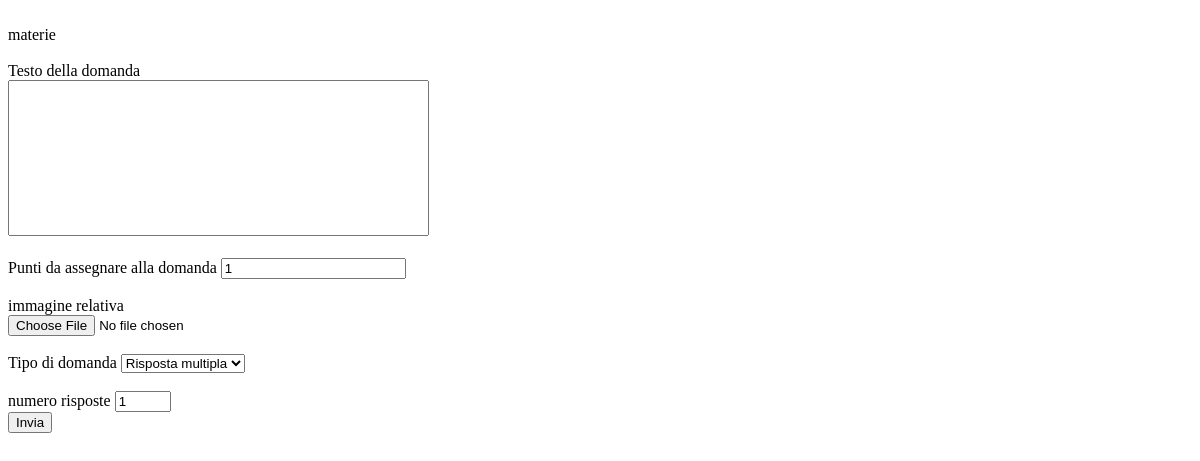
/TRM-PHP/docente/domande.php (signed in), run on an earlier commit of the app's database.
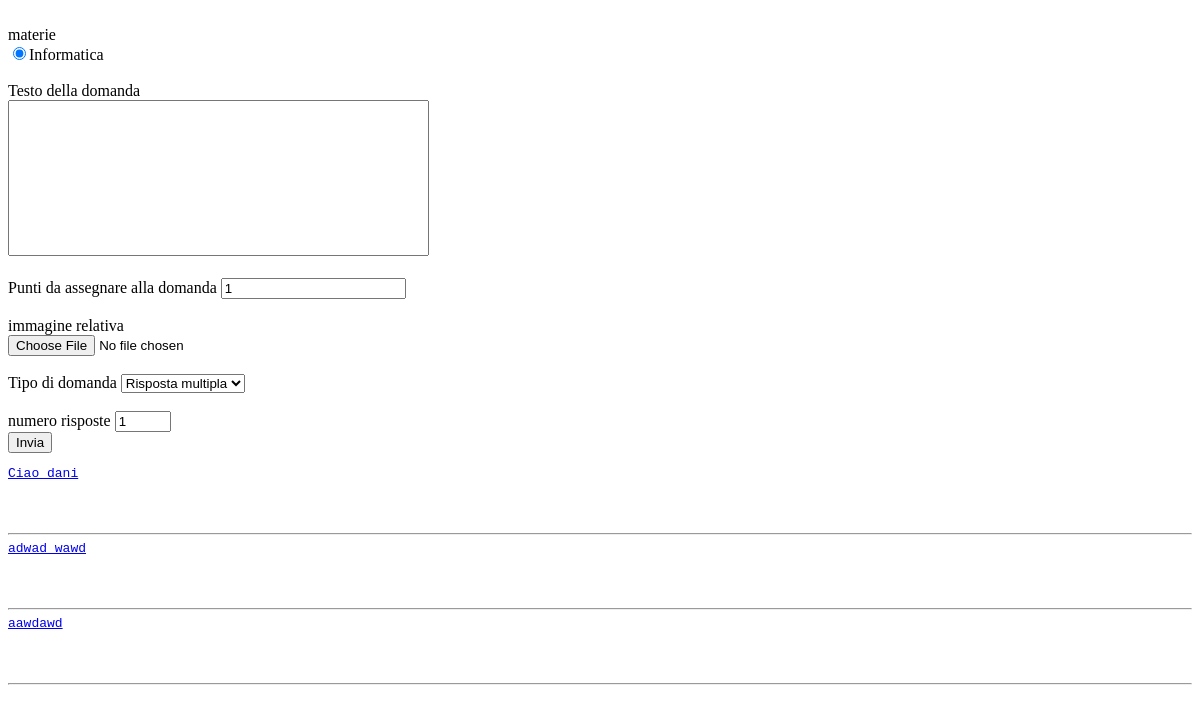
And on a later commit of the database.
### tables this page shows
CREATE TABLE `materie_docenti` (
  `id_docente` int(11) NOT NULL,
  `id_materia` varchar(50) NOT NULL,
  PRIMARY KEY (`id_docente`,`id_materia`),
  KEY `id_materia` (`id_materia`),
  CONSTRAINT `materie_docenti_ibfk_1` FOREIGN KEY (`id_docente`) REFERENCES `docenti` (`ID`),
  CONSTRAINT `materie_docenti_ibfk_2` FOREIGN KEY (`id_materia`) REFERENCES `materie` (`nome`)
);

CREATE TABLE `domande` (
  `ID` int(11) NOT NULL AUTO_INCREMENT,
  `testo` text NOT NULL,
  `img_url` varchar(50) DEFAULT NULL,
  `punteggio` int(11) DEFAULT 0,
  `tipo` int(11) DEFAULT NULL,
  `creatore` int(11) DEFAULT NULL,
  `materia` varchar(50) DEFAULT NULL,
  `precedente` int(11) DEFAULT NULL,
  PRIMARY KEY (`ID`),
  KEY `creatore` (`creatore`),
  KEY `materia` (`materia`),
  KEY `precedente` (`materia`),
  CONSTRAINT `domande_ibfk_1` FOREIGN KEY (`creatore`) REFERENCES `docenti` (`ID`),
  CONSTRAINT `domande_ibfk_2` FOREIGN KEY (`materia`) REFERENCES `materie` (`nome`),
  CONSTRAINT `domande_ibfk_3` FOREIGN KEY (`precedente`) REFERENCES `domande` (`ID`)
);

### TRM-PHP/docente/domande.php (the view, shortened to what this page needs)
<!DOCTYPE html>
<html lang="it">
<head>
	<link rel="stylesheet" href="../style/style.css">
</head>
<body>
	<form method="POST" action="risposte.php" enctype="multipart/form-data">
		<?php
		include "../DBConnection.php";
		$query = "SELECT * FROM materie_docenti WHERE id_docente={$_SESSION["user"]["ID"]};";
		$sql_result = mysqli_query($conn, $query);
		echo "<br>";
		echo "materie <br>";
		$num_rows = mysqli_num_rows($sql_result);
		if ($num_rows == 1) {
			$row = mysqli_fetch_assoc($sql_result);
			echo "<input type='radio' name='materia' value='{$row["id_materia"]}' required checked>{$row["id_materia"]}<br>";
		} else {
			for ($i = 0; $i < $num_rows; $i++) {
				$row = mysqli_fetch_assoc($sql_result);
				echo "<input type='radio' name='materia' value='{$row["id_materia"]}' required>{$row["id_materia"]}<br>";
			}
		}
		?>
		<br>
		Testo della domanda <br>
		<textarea name="testo" cols=50 rows=10 required></textarea> <br><br>
		Punti da assegnare alla domanda <input type="number" value="1" name="punteggio" min="0" required> <br><br>
		<div onclick="click_image()">
			immagine relativa
		</div>
		<input type="file" name="immagine" accept="image/*" id="image_selector" oninput="show_img()"><br><br>
		<label for="tipo"> Tipo di domanda </label>
		<select name="selezione-tipo" id="tipo" onchange="change()">
			<option value="0" selected>Risposta multipla</option>
		</select> <br><br>
		<div id="numeri-input">
			numero risposte <input type="number" min="1" max="15" value="1" name="n-risposte">
		</div>
		<input type="submit" value="Invia">
	</form>
	<?php
	echo "<pre>";
	$query = "SELECT * FROM domande;";
	$sql_result = mysqli_query($conn, $query);
	for ($i = 0; $i < mysqli_num_rows($sql_result); $i++) {
		$row = mysqli_fetch_assoc($sql_result);
		echo "<div style='height: 60px'>";
		echo "<a href='modifica_domande.php?id={$row['ID']}'>{$row['testo']}</a> <br>";
		echo "</div>";
		echo "<hr>";
	}
	echo "</pre>";
	?>
</body>
</html>

### TRM-PHP/style/style.css (style rules this page uses)
textarea { resize: none; }

What changed in the data, as far as the page shows it:
added materie_docenti: id_materia "Informatica"
added domande: testo "Ciao dani"
added domande: testo "adwad wawd"
added domande: testo "aawdawd"
Also different on the page:
form field materia: (not shown) → "☑"
